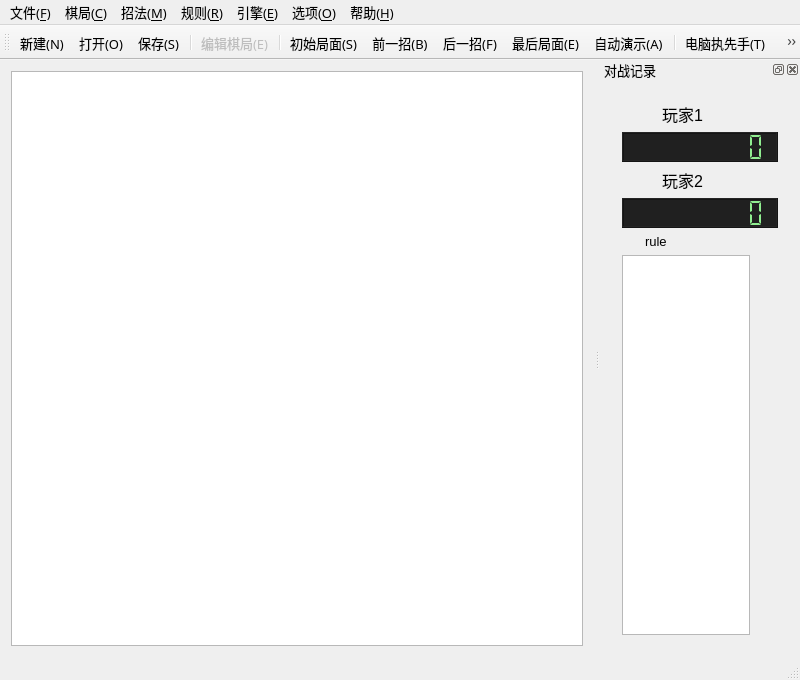
<?xml version="1.0" encoding="UTF-8"?>
<ui version="4.0">
 <class>NineChessWindowClass</class>
 <widget class="QMainWindow" name="NineChessWindowClass">
  <property name="geometry">
   <rect>
    <x>0</x>
    <y>0</y>
    <width>800</width>
    <height>680</height>
   </rect>
  </property>
  <property name="font">
   <font>
    <family>Microsoft YaHei</family>
    <pointsize>10</pointsize>
   </font>
  </property>
  <property name="windowTitle">
   <string>九连棋</string>
  </property>
  <widget class="QWidget" name="centralWidget">
   <property name="sizePolicy">
    <sizepolicy hsizetype="Expanding" vsizetype="Expanding">
     <horstretch>3</horstretch>
     <verstretch>3</verstretch>
    </sizepolicy>
   </property>
   <property name="autoFillBackground">
    <bool>false</bool>
   </property>
   <layout class="QHBoxLayout" name="horizontalLayout">
    <item>
     <widget class="GameView" name="gameView">
      <property name="sizePolicy">
       <sizepolicy hsizetype="Expanding" vsizetype="Expanding">
        <horstretch>10</horstretch>
        <verstretch>10</verstretch>
       </sizepolicy>
      </property>
      <property name="minimumSize">
       <size>
        <width>240</width>
        <height>240</height>
       </size>
      </property>
      <property name="styleSheet">
       <string notr="true">background-image: url(:/image/resources/image/background.png);</string>
      </property>
      <property name="verticalScrollBarPolicy">
       <enum>Qt::ScrollBarAlwaysOff</enum>
      </property>
      <property name="horizontalScrollBarPolicy">
       <enum>Qt::ScrollBarAlwaysOff</enum>
      </property>
     </widget>
    </item>
   </layout>
  </widget>
  <widget class="QMenuBar" name="menuBar">
   <property name="geometry">
    <rect>
     <x>0</x>
     <y>0</y>
     <width>800</width>
     <height>20</height>
    </rect>
   </property>
   <widget class="QMenu" name="menu_F">
    <property name="title">
     <string>文件(&amp;F)</string>
    </property>
    <addaction name="actionNew_N"/>
    <addaction name="actionOpen_O"/>
    <addaction name="actionSave_S"/>
    <addaction name="actionSaveAs_A"/>
    <addaction name="separator"/>
    <addaction name="actionExit_X"/>
   </widget>
   <widget class="QMenu" name="menu_C">
    <property name="title">
     <string>棋局(&amp;C)</string>
    </property>
    <addaction name="actionEdit_E"/>
    <addaction name="separator"/>
    <addaction name="actionFlip_F"/>
    <addaction name="actionMirror_M"/>
    <addaction name="actionTurnRight_R"/>
    <addaction name="actionTurnLeftt_L"/>
    <addaction name="actionInvert_I"/>
   </widget>
   <widget class="QMenu" name="menu_M">
    <property name="title">
     <string>招法(&amp;M)</string>
    </property>
    <addaction name="actionBegin_S"/>
    <addaction name="actionPrevious_B"/>
    <addaction name="actionNext_F"/>
    <addaction name="actionEnd_E"/>
    <addaction name="actionAutoRun_A"/>
    <addaction name="separator"/>
    <addaction name="actionGiveUp_G"/>
    <addaction name="separator"/>
   </widget>
   <widget class="QMenu" name="menu_E">
    <property name="title">
     <string>引擎(&amp;E)</string>
    </property>
    <addaction name="actionEngine_E"/>
    <addaction name="actionLocal_L"/>
    <addaction name="actionInternet_I"/>
    <addaction name="separator"/>
    <addaction name="actionEngine1_T"/>
    <addaction name="actionEngine2_R"/>
   </widget>
   <widget class="QMenu" name="menu_O">
    <property name="title">
     <string>选项(&amp;O)</string>
    </property>
    <addaction name="actionSetting_O"/>
    <addaction name="separator"/>
    <addaction name="actionToolBar_T"/>
    <addaction name="actionDockBar_D"/>
    <addaction name="actionMusic_M"/>
    <addaction name="actionSound_S"/>
    <addaction name="actionAnimation_A"/>
   </widget>
   <widget class="QMenu" name="menu_H">
    <property name="title">
     <string>帮助(&amp;H)</string>
    </property>
    <addaction name="actionViewHelp_V"/>
    <addaction name="actionWeb_W"/>
    <addaction name="actionAbout_A"/>
   </widget>
   <widget class="QMenu" name="menu_R">
    <property name="title">
     <string>规则(&amp;R)</string>
    </property>
    <addaction name="separator"/>
    <addaction name="actionLimited_T"/>
    <addaction name="separator"/>
   </widget>
   <addaction name="menu_F"/>
   <addaction name="menu_C"/>
   <addaction name="menu_M"/>
   <addaction name="menu_R"/>
   <addaction name="menu_E"/>
   <addaction name="menu_O"/>
   <addaction name="menu_H"/>
  </widget>
  <widget class="QToolBar" name="mainToolBar">
   <property name="windowTitle">
    <string>工具栏</string>
   </property>
   <property name="iconSize">
    <size>
     <width>24</width>
     <height>24</height>
    </size>
   </property>
   <attribute name="toolBarArea">
    <enum>TopToolBarArea</enum>
   </attribute>
   <attribute name="toolBarBreak">
    <bool>false</bool>
   </attribute>
   <addaction name="actionNew_N"/>
   <addaction name="actionOpen_O"/>
   <addaction name="actionSave_S"/>
   <addaction name="separator"/>
   <addaction name="actionEdit_E"/>
   <addaction name="separator"/>
   <addaction name="actionBegin_S"/>
   <addaction name="actionPrevious_B"/>
   <addaction name="actionNext_F"/>
   <addaction name="actionEnd_E"/>
   <addaction name="actionAutoRun_A"/>
   <addaction name="separator"/>
   <addaction name="actionEngine1_T"/>
   <addaction name="actionEngine2_R"/>
   <addaction name="actionLocal_L"/>
   <addaction name="actionInternet_I"/>
  </widget>
  <widget class="QDockWidget" name="dockWidget">
   <property name="sizePolicy">
    <sizepolicy hsizetype="Preferred" vsizetype="Preferred">
     <horstretch>0</horstretch>
     <verstretch>0</verstretch>
    </sizepolicy>
   </property>
   <property name="minimumSize">
    <size>
     <width>200</width>
     <height>264</height>
    </size>
   </property>
   <property name="autoFillBackground">
    <bool>false</bool>
   </property>
   <property name="styleSheet">
    <string notr="true">QLCDNumber {
	color: lightgreen;
	background-color: rgb(32, 32, 32);
}</string>
   </property>
   <property name="floating">
    <bool>false</bool>
   </property>
   <property name="allowedAreas">
    <set>Qt::AllDockWidgetAreas</set>
   </property>
   <property name="windowTitle">
    <string>对战记录</string>
   </property>
   <attribute name="dockWidgetArea">
    <number>2</number>
   </attribute>
   <widget class="QWidget" name="dockWidgetContents">
    <property name="sizePolicy">
     <sizepolicy hsizetype="Preferred" vsizetype="Preferred">
      <horstretch>0</horstretch>
      <verstretch>0</verstretch>
     </sizepolicy>
    </property>
    <property name="minimumSize">
     <size>
      <width>0</width>
      <height>0</height>
     </size>
    </property>
    <layout class="QVBoxLayout" name="verticalLayout_2">
     <item>
      <widget class="QSplitter" name="splitter">
       <property name="frameShape">
        <enum>QFrame::NoFrame</enum>
       </property>
       <property name="orientation">
        <enum>Qt::Vertical</enum>
       </property>
       <widget class="QWidget" name="layoutWidget">
        <layout class="QVBoxLayout" name="verticalLayout">
         <item>
          <layout class="QHBoxLayout" name="horizontalLayout_5">
           <property name="spacing">
            <number>1</number>
           </property>
           <property name="sizeConstraint">
            <enum>QLayout::SetDefaultConstraint</enum>
           </property>
           <item>
            <widget class="QLabel" name="picLabel1">
             <property name="sizePolicy">
              <sizepolicy hsizetype="Preferred" vsizetype="Preferred">
               <horstretch>1</horstretch>
               <verstretch>0</verstretch>
              </sizepolicy>
             </property>
             <property name="font">
              <font>
               <pointsize>12</pointsize>
              </font>
             </property>
             <property name="text">
              <string/>
             </property>
             <property name="pixmap">
              <pixmap resource="ninechesswindow.qrc">:/icon/resources/icon/Black.png</pixmap>
             </property>
             <property name="alignment">
              <set>Qt::AlignCenter</set>
             </property>
            </widget>
           </item>
           <item>
            <widget class="QLabel" name="label1">
             <property name="sizePolicy">
              <sizepolicy hsizetype="Preferred" vsizetype="Preferred">
               <horstretch>3</horstretch>
               <verstretch>0</verstretch>
              </sizepolicy>
             </property>
             <property name="font">
              <font>
               <pointsize>12</pointsize>
              </font>
             </property>
             <property name="text">
              <string>玩家1</string>
             </property>
            </widget>
           </item>
          </layout>
         </item>
         <item>
          <widget class="QLCDNumber" name="lcdNumber_1">
           <property name="sizePolicy">
            <sizepolicy hsizetype="Preferred" vsizetype="Minimum">
             <horstretch>0</horstretch>
             <verstretch>0</verstretch>
            </sizepolicy>
           </property>
           <property name="minimumSize">
            <size>
             <width>0</width>
             <height>30</height>
            </size>
           </property>
           <property name="styleSheet">
            <string notr="true"/>
           </property>
           <property name="smallDecimalPoint">
            <bool>false</bool>
           </property>
           <property name="digitCount">
            <number>9</number>
           </property>
           <property name="segmentStyle">
            <enum>QLCDNumber::Flat</enum>
           </property>
           <property name="value" stdset="0">
            <double>0.000000000000000</double>
           </property>
           <property name="intValue" stdset="0">
            <number>0</number>
           </property>
          </widget>
         </item>
         <item>
          <layout class="QHBoxLayout" name="horizontalLayout_4">
           <property name="spacing">
            <number>1</number>
           </property>
           <property name="sizeConstraint">
            <enum>QLayout::SetDefaultConstraint</enum>
           </property>
           <item>
            <widget class="QLabel" name="picLabel2">
             <property name="sizePolicy">
              <sizepolicy hsizetype="Preferred" vsizetype="Preferred">
               <horstretch>1</horstretch>
               <verstretch>0</verstretch>
              </sizepolicy>
             </property>
             <property name="font">
              <font>
               <pointsize>12</pointsize>
              </font>
             </property>
             <property name="text">
              <string/>
             </property>
             <property name="pixmap">
              <pixmap resource="ninechesswindow.qrc">:/icon/resources/icon/White.png</pixmap>
             </property>
             <property name="alignment">
              <set>Qt::AlignCenter</set>
             </property>
            </widget>
           </item>
           <item>
            <widget class="QLabel" name="label2">
             <property name="sizePolicy">
              <sizepolicy hsizetype="Preferred" vsizetype="Preferred">
               <horstretch>3</horstretch>
               <verstretch>0</verstretch>
              </sizepolicy>
             </property>
             <property name="font">
              <font>
               <pointsize>12</pointsize>
              </font>
             </property>
             <property name="text">
              <string>玩家2</string>
             </property>
            </widget>
           </item>
          </layout>
         </item>
         <item>
          <widget class="QLCDNumber" name="lcdNumber_2">
           <property name="sizePolicy">
            <sizepolicy hsizetype="Preferred" vsizetype="Minimum">
             <horstretch>0</horstretch>
             <verstretch>0</verstretch>
            </sizepolicy>
           </property>
           <property name="minimumSize">
            <size>
             <width>0</width>
             <height>30</height>
            </size>
           </property>
           <property name="styleSheet">
            <string notr="true"/>
           </property>
           <property name="smallDecimalPoint">
            <bool>false</bool>
           </property>
           <property name="digitCount">
            <number>9</number>
           </property>
           <property name="segmentStyle">
            <enum>QLCDNumber::Flat</enum>
           </property>
           <property name="value" stdset="0">
            <double>0.000000000000000</double>
           </property>
           <property name="intValue" stdset="0">
            <number>0</number>
           </property>
          </widget>
         </item>
         <item>
          <layout class="QHBoxLayout" name="horizontalLayout_2">
           <item>
            <widget class="QLabel" name="labelInfo">
             <property name="sizePolicy">
              <sizepolicy hsizetype="Preferred" vsizetype="Preferred">
               <horstretch>1</horstretch>
               <verstretch>0</verstretch>
              </sizepolicy>
             </property>
             <property name="font">
              <font>
               <pointsize>10</pointsize>
              </font>
             </property>
             <property name="text">
              <string/>
             </property>
             <property name="pixmap">
              <pixmap resource="ninechesswindow.qrc">:/icon/resources/icon/Help.png</pixmap>
             </property>
            </widget>
           </item>
           <item>
            <widget class="QLabel" name="labelRule">
             <property name="sizePolicy">
              <sizepolicy hsizetype="Preferred" vsizetype="Preferred">
               <horstretch>8</horstretch>
               <verstretch>0</verstretch>
              </sizepolicy>
             </property>
             <property name="font">
              <font>
               <pointsize>10</pointsize>
              </font>
             </property>
             <property name="text">
              <string>rule</string>
             </property>
            </widget>
           </item>
          </layout>
         </item>
         <item>
          <widget class="QListView" name="listView">
           <property name="maximumSize">
            <size>
             <width>128</width>
             <height>16777215</height>
            </size>
           </property>
           <property name="editTriggers">
            <set>QAbstractItemView::NoEditTriggers</set>
           </property>
          </widget>
         </item>
        </layout>
       </widget>
      </widget>
     </item>
    </layout>
   </widget>
  </widget>
  <widget class="QStatusBar" name="statusBar"/>
  <action name="actionNew_N">
   <property name="icon">
    <iconset resource="ninechesswindow.qrc">
     <normaloff>:/icon/resources/icon/DocumentHS.png</normaloff>:/icon/resources/icon/DocumentHS.png</iconset>
   </property>
   <property name="text">
    <string>新建(&amp;N)</string>
   </property>
   <property name="statusTip">
    <string/>
   </property>
   <property name="shortcut">
    <string>Ctrl+N</string>
   </property>
  </action>
  <action name="actionOpen_O">
   <property name="icon">
    <iconset resource="ninechesswindow.qrc">
     <normaloff>:/icon/resources/icon/OpenHS.png</normaloff>:/icon/resources/icon/OpenHS.png</iconset>
   </property>
   <property name="text">
    <string>打开(&amp;O)...</string>
   </property>
   <property name="shortcut">
    <string>Ctrl+O</string>
   </property>
  </action>
  <action name="actionSave_S">
   <property name="icon">
    <iconset resource="ninechesswindow.qrc">
     <normaloff>:/icon/resources/icon/SaveHS.png</normaloff>:/icon/resources/icon/SaveHS.png</iconset>
   </property>
   <property name="text">
    <string>保存(&amp;S)</string>
   </property>
   <property name="shortcut">
    <string>Ctrl+S</string>
   </property>
  </action>
  <action name="actionSaveAs_A">
   <property name="icon">
    <iconset resource="ninechesswindow.qrc">
     <normaloff>:/icon/resources/icon/SaveHS.png</normaloff>:/icon/resources/icon/SaveHS.png</iconset>
   </property>
   <property name="text">
    <string>另存为(&amp;A)...</string>
   </property>
  </action>
  <action name="actionExit_X">
   <property name="text">
    <string>退出(&amp;X)</string>
   </property>
  </action>
  <action name="actionEdit_E">
   <property name="enabled">
    <bool>false</bool>
   </property>
   <property name="icon">
    <iconset resource="ninechesswindow.qrc">
     <normaloff>:/icon/resources/icon/EditTableHS.png</normaloff>:/icon/resources/icon/EditTableHS.png</iconset>
   </property>
   <property name="text">
    <string>编辑棋局(&amp;E)</string>
   </property>
  </action>
  <action name="actionFlip_F">
   <property name="icon">
    <iconset resource="ninechesswindow.qrc">
     <normaloff>:/icon/resources/icon/FlipVerticalHS.png</normaloff>:/icon/resources/icon/FlipVerticalHS.png</iconset>
   </property>
   <property name="text">
    <string>上下翻转(&amp;F)</string>
   </property>
  </action>
  <action name="actionMirror_M">
   <property name="icon">
    <iconset resource="ninechesswindow.qrc">
     <normaloff>:/icon/resources/icon/FlipHorizontalHS.png</normaloff>:/icon/resources/icon/FlipHorizontalHS.png</iconset>
   </property>
   <property name="text">
    <string>左右翻转(&amp;M)</string>
   </property>
  </action>
  <action name="actionTurnRight_R">
   <property name="icon">
    <iconset resource="ninechesswindow.qrc">
     <normaloff>:/icon/resources/icon/RightHS.png</normaloff>:/icon/resources/icon/RightHS.png</iconset>
   </property>
   <property name="text">
    <string>顺时针旋转90°(&amp;R)</string>
   </property>
   <property name="toolTip">
    <string>顺时针旋转90°(R)</string>
   </property>
  </action>
  <action name="actionTurnLeftt_L">
   <property name="icon">
    <iconset resource="ninechesswindow.qrc">
     <normaloff>:/icon/resources/icon/LeftHS.png</normaloff>:/icon/resources/icon/LeftHS.png</iconset>
   </property>
   <property name="text">
    <string>逆时针旋转90°(&amp;L)</string>
   </property>
   <property name="toolTip">
    <string>逆时针旋转90°(L)</string>
   </property>
  </action>
  <action name="actionInvert_I">
   <property name="checkable">
    <bool>true</bool>
   </property>
   <property name="checked">
    <bool>false</bool>
   </property>
   <property name="icon">
    <iconset resource="ninechesswindow.qrc">
     <normaloff>:/icon/resources/icon/Invert.png</normaloff>:/icon/resources/icon/Invert.png</iconset>
   </property>
   <property name="text">
    <string>黑白反转(&amp;B)</string>
   </property>
  </action>
  <action name="actionBegin_S">
   <property name="icon">
    <iconset resource="ninechesswindow.qrc">
     <normaloff>:/icon/resources/icon/First.png</normaloff>:/icon/resources/icon/First.png</iconset>
   </property>
   <property name="text">
    <string>初始局面(&amp;S)</string>
   </property>
   <property name="toolTip">
    <string>初始局面(S)</string>
   </property>
   <property name="shortcut">
    <string>Ctrl+Up</string>
   </property>
  </action>
  <action name="actionPrevious_B">
   <property name="icon">
    <iconset resource="ninechesswindow.qrc">
     <normaloff>:/icon/resources/icon/Previous.png</normaloff>:/icon/resources/icon/Previous.png</iconset>
   </property>
   <property name="text">
    <string>前一招(&amp;B)</string>
   </property>
   <property name="shortcut">
    <string>Ctrl+Left</string>
   </property>
  </action>
  <action name="actionNext_F">
   <property name="icon">
    <iconset resource="ninechesswindow.qrc">
     <normaloff>:/icon/resources/icon/Next.png</normaloff>:/icon/resources/icon/Next.png</iconset>
   </property>
   <property name="text">
    <string>后一招(&amp;F)</string>
   </property>
   <property name="toolTip">
    <string>后一招(F)</string>
   </property>
   <property name="shortcut">
    <string>Ctrl+Right</string>
   </property>
  </action>
  <action name="actionEnd_E">
   <property name="icon">
    <iconset resource="ninechesswindow.qrc">
     <normaloff>:/icon/resources/icon/Last.png</normaloff>:/icon/resources/icon/Last.png</iconset>
   </property>
   <property name="text">
    <string>最后局面(&amp;E)</string>
   </property>
   <property name="shortcut">
    <string>Ctrl+Down</string>
   </property>
  </action>
  <action name="actionAutoRun_A">
   <property name="checkable">
    <bool>true</bool>
   </property>
   <property name="icon">
    <iconset resource="ninechesswindow.qrc">
     <normaloff>:/icon/resources/icon/Play.png</normaloff>:/icon/resources/icon/Play.png</iconset>
   </property>
   <property name="text">
    <string>自动演示(&amp;A)</string>
   </property>
   <property name="toolTip">
    <string>自动演示(A)</string>
   </property>
  </action>
  <action name="actionGiveUp_G">
   <property name="icon">
    <iconset resource="ninechesswindow.qrc">
     <normaloff>:/icon/resources/icon/BreakpointHS.png</normaloff>:/icon/resources/icon/BreakpointHS.png</iconset>
   </property>
   <property name="text">
    <string>认输(&amp;G)</string>
   </property>
  </action>
  <action name="actionLimited_T">
   <property name="checked">
    <bool>false</bool>
   </property>
   <property name="text">
    <string>限制步数和时间(&amp;T)...</string>
   </property>
   <property name="toolTip">
    <string>限制步数和时间(T)</string>
   </property>
  </action>
  <action name="actionLocal_L">
   <property name="checkable">
    <bool>true</bool>
   </property>
   <property name="checked">
    <bool>true</bool>
   </property>
   <property name="icon">
    <iconset resource="ninechesswindow.qrc">
     <normaloff>:/icon/resources/icon/FullScreenHS.png</normaloff>:/icon/resources/icon/FullScreenHS.png</iconset>
   </property>
   <property name="text">
    <string>本机对战(&amp;L)</string>
   </property>
   <property name="toolTip">
    <string>本机对战(L)</string>
   </property>
  </action>
  <action name="actionInternet_I">
   <property name="checkable">
    <bool>true</bool>
   </property>
   <property name="enabled">
    <bool>true</bool>
   </property>
   <property name="icon">
    <iconset resource="ninechesswindow.qrc">
     <normaloff>:/icon/resources/icon/Web.png</normaloff>:/icon/resources/icon/Web.png</iconset>
   </property>
   <property name="text">
    <string>网络对战(&amp;I)</string>
   </property>
   <property name="toolTip">
    <string>网络对战(I)</string>
   </property>
  </action>
  <action name="actionEngine_E">
   <property name="icon">
    <iconset resource="ninechesswindow.qrc">
     <normaloff>:/icon/resources/icon/OptionsHS.png</normaloff>:/icon/resources/icon/OptionsHS.png</iconset>
   </property>
   <property name="text">
    <string>引擎设置(&amp;E)...</string>
   </property>
   <property name="toolTip">
    <string>引擎设置(E)</string>
   </property>
  </action>
  <action name="actionEngine1_T">
   <property name="checkable">
    <bool>true</bool>
   </property>
   <property name="checked">
    <bool>false</bool>
   </property>
   <property name="icon">
    <iconset resource="ninechesswindow.qrc">
     <normaloff>:/icon/resources/icon/Black.png</normaloff>:/icon/resources/icon/Black.png</iconset>
   </property>
   <property name="text">
    <string>电脑执先手(&amp;T)</string>
   </property>
   <property name="toolTip">
    <string>电脑执先手(T)</string>
   </property>
  </action>
  <action name="actionEngine2_R">
   <property name="checkable">
    <bool>true</bool>
   </property>
   <property name="icon">
    <iconset resource="ninechesswindow.qrc">
     <normaloff>:/icon/resources/icon/White.png</normaloff>:/icon/resources/icon/White.png</iconset>
   </property>
   <property name="text">
    <string>电脑执后手(&amp;R)</string>
   </property>
   <property name="toolTip">
    <string>电脑执白(R)</string>
   </property>
  </action>
  <action name="actionSetting_O">
   <property name="icon">
    <iconset resource="ninechesswindow.qrc">
     <normaloff>:/icon/resources/icon/PrimaryKeyHS.png</normaloff>:/icon/resources/icon/PrimaryKeyHS.png</iconset>
   </property>
   <property name="text">
    <string>设置(&amp;O)</string>
   </property>
  </action>
  <action name="actionToolBar_T">
   <property name="checkable">
    <bool>true</bool>
   </property>
   <property name="checked">
    <bool>true</bool>
   </property>
   <property name="text">
    <string>工具栏(&amp;T)</string>
   </property>
  </action>
  <action name="actionDockBar_D">
   <property name="checkable">
    <bool>true</bool>
   </property>
   <property name="checked">
    <bool>true</bool>
   </property>
   <property name="text">
    <string>信息栏(&amp;D)</string>
   </property>
  </action>
  <action name="actionMusic_M">
   <property name="checkable">
    <bool>true</bool>
   </property>
   <property name="checked">
    <bool>true</bool>
   </property>
   <property name="text">
    <string>背景音乐(&amp;M)</string>
   </property>
   <property name="visible">
    <bool>false</bool>
   </property>
  </action>
  <action name="actionSound_S">
   <property name="checkable">
    <bool>true</bool>
   </property>
   <property name="checked">
    <bool>true</bool>
   </property>
   <property name="text">
    <string>落子音效(&amp;S)</string>
   </property>
  </action>
  <action name="actionAnimation_A">
   <property name="checkable">
    <bool>true</bool>
   </property>
   <property name="checked">
    <bool>true</bool>
   </property>
   <property name="text">
    <string>落子动画(&amp;A)</string>
   </property>
   <property name="toolTip">
    <string>落子动画(A)</string>
   </property>
  </action>
  <action name="actionViewHelp_V">
   <property name="icon">
    <iconset resource="ninechesswindow.qrc">
     <normaloff>:/icon/resources/icon/Help.png</normaloff>:/icon/resources/icon/Help.png</iconset>
   </property>
   <property name="text">
    <string>查看帮助(&amp;V)</string>
   </property>
   <property name="shortcut">
    <string>F1</string>
   </property>
  </action>
  <action name="actionWeb_W">
   <property name="icon">
    <iconset resource="ninechesswindow.qrc">
     <normaloff>:/icon/resources/icon/HomeHS.png</normaloff>:/icon/resources/icon/HomeHS.png</iconset>
   </property>
   <property name="text">
    <string>作者主页(&amp;W)</string>
   </property>
   <property name="toolTip">
    <string>作者主页(W)</string>
   </property>
  </action>
  <action name="actionAbout_A">
   <property name="text">
    <string>关于(&amp;A)...</string>
   </property>
   <property name="toolTip">
    <string>关于(A)</string>
   </property>
  </action>
 </widget>
 <layoutdefault spacing="6" margin="11"/>
 <customwidgets>
  <customwidget>
   <class>GameView</class>
   <extends>QGraphicsView</extends>
   <header>gameview.h</header>
  </customwidget>
 </customwidgets>
 <resources>
  <include location="ninechesswindow.qrc"/>
 </resources>
 <connections>
  <connection>
   <sender>actionDockBar_D</sender>
   <signal>toggled(bool)</signal>
   <receiver>dockWidget</receiver>
   <slot>setVisible(bool)</slot>
   <hints>
    <hint type="sourcelabel">
     <x>-1</x>
     <y>-1</y>
    </hint>
    <hint type="destinationlabel">
     <x>507</x>
     <y>214</y>
    </hint>
   </hints>
  </connection>
  <connection>
   <sender>actionToolBar_T</sender>
   <signal>toggled(bool)</signal>
   <receiver>mainToolBar</receiver>
   <slot>setVisible(bool)</slot>
   <hints>
    <hint type="sourcelabel">
     <x>-1</x>
     <y>-1</y>
    </hint>
    <hint type="destinationlabel">
     <x>289</x>
     <y>28</y>
    </hint>
   </hints>
  </connection>
  <connection>
   <sender>actionExit_X</sender>
   <signal>triggered()</signal>
   <receiver>NineChessWindowClass</receiver>
   <slot>close()</slot>
   <hints>
    <hint type="sourcelabel">
     <x>-1</x>
     <y>-1</y>
    </hint>
    <hint type="destinationlabel">
     <x>289</x>
     <y>207</y>
    </hint>
   </hints>
  </connection>
  <connection>
   <sender>mainToolBar</sender>
   <signal>visibilityChanged(bool)</signal>
   <receiver>actionToolBar_T</receiver>
   <slot>setChecked(bool)</slot>
   <hints>
    <hint type="sourcelabel">
     <x>280</x>
     <y>47</y>
    </hint>
    <hint type="destinationlabel">
     <x>-1</x>
     <y>-1</y>
    </hint>
   </hints>
  </connection>
  <connection>
   <sender>dockWidget</sender>
   <signal>visibilityChanged(bool)</signal>
   <receiver>actionDockBar_D</receiver>
   <slot>setChecked(bool)</slot>
   <hints>
    <hint type="sourcelabel">
     <x>421</x>
     <y>267</y>
    </hint>
    <hint type="destinationlabel">
     <x>-1</x>
     <y>-1</y>
    </hint>
   </hints>
  </connection>
 </connections>
</ui>
